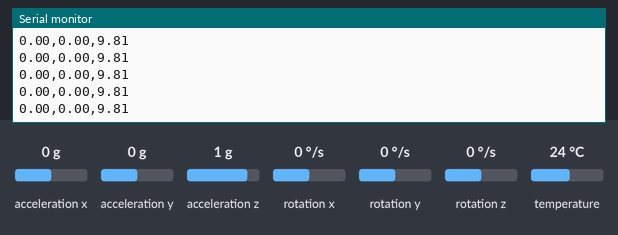
Recording of a sketch running on a simulated ESP32. Parts: the last lines printed to the serial monitor. The test bench sets the inputs (shaded band); at power-on: acceleration x 0 g, acceleration y 0 g, acceleration z 1 g, rotation x 0 °/s, rotation y 0 °/s, rotation z 0 °/s, temperature 24 °C. WiFi joins after 1.5 s; servers stay silent unless stated; no MQTT or app messages arrive unless stated.

Above: at 3.2 s.
3.3 s: acceleration x set to -1.4 g
At 4.1 s:
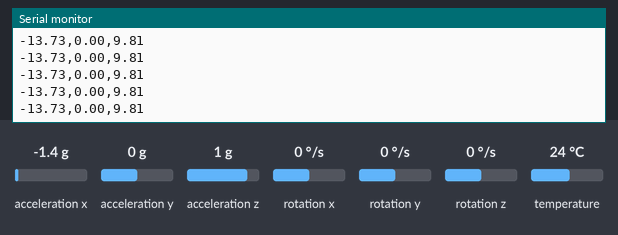
4.8 s: acceleration y set to -1.4 g
At 5.3 s:
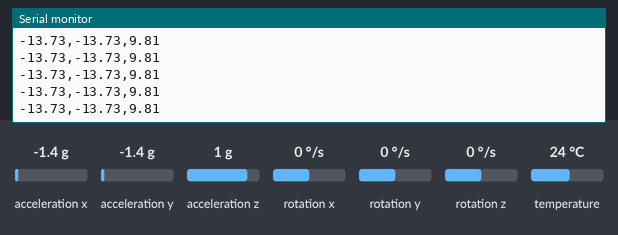
6.3 s: acceleration z set to -1.4 g
At 7.2 s:
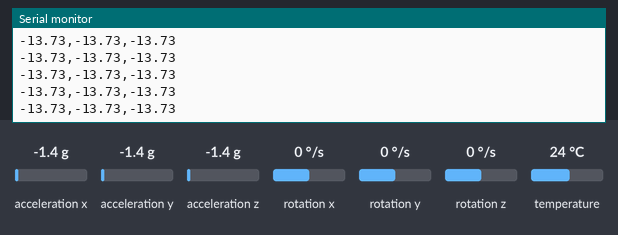

Measured:
- after the input at 3.3 s, the serial monitor: prints a new line at once (image 1)
- after the input at 4.8 s, the serial monitor: prints a new line at once (image 2)
- after the input at 6.3 s, the serial monitor: prints a new line at once (image 3)

The sketch:

MPU6050-MQTT.ino
```cpp
#include <Adafruit_MPU6050.h>
#include <Adafruit_Sensor.h>
#include <Wire.h>
#include <WiFi.h>
#include <WiFiClientSecure.h>
#include <PubSubClient.h>
#include <Arduino_JSON.h>
#include <SimpleTimer.h>

#define FREQUENCY_HZ 60
#define INTERVAL_MS (1000 / (FREQUENCY_HZ + 1))

sensors_event_t a, g, temp;

const char* ssid = "HoangNgoc";
const char* password = "22072002";
const char* mqtt_server = "192.168.137.1";
const int mqtt_port = 1883;
const char* mqtt_username = "";
const char* mqtt_password = "";
const char* mqtt_clientname = "ESP32Client";

Adafruit_MPU6050 mpu;
WiFiClient espClient;
PubSubClient client(espClient);
JSONVar data;
SimpleTimer timer;

void connectInternet() {
  WiFi.begin(ssid, password);
  Serial.print("Dang ket noi Wi-Fi.");
  int retries = 0;
  while (WiFi.status() != WL_CONNECTED && retries < 10) {
    delay(1000);
    Serial.print(".");
    retries++;
  }
  if (WiFi.status() != WL_CONNECTED) {
    Serial.println("Khong the ket noi Wi-Fi.");
  } else {
    Serial.println("Da ket noi Wi-Fi.");
    Serial.println("IP address: ");
    Serial.println(WiFi.localIP());
  }
}

void reconnect() {
  while (!client.connected()) {
    Serial.println("Attempting MQTT connection...");

    if (client.connect(mqtt_clientname, mqtt_username, mqtt_password)) {
      Serial.println("Connected.");
    } else {
      Serial.println("Try again.");
    }
  }
}

void getMPUData() {
  mpu.getEvent(&a, &g, &temp);
}

void displayData() {
  Serial.print(a.acceleration.x);
  Serial.print(",");
  Serial.print(a.acceleration.y);
  Serial.print(",");
  Serial.println(a.acceleration.z);
}

void sendData() {
  data["x"] = a.acceleration.x;
  data["y"] = a.acceleration.y;
  data["z"] = a.acceleration.z;

  String jsonString = JSON.stringify(data);
  client.publish("xyz", jsonString.c_str());
}

void setup() {
  Serial.begin(115200);

  if (!mpu.begin()) {
    Serial.println("Failed to find MPU6050 chip");
    while (1) {
      delay(10);
    }
  }
  Serial.println("MPU6050 Found!");

  mpu.setAccelerometerRange(MPU6050_RANGE_8_G);
  Serial.print("Accelerometer range set to: ");
  switch (mpu.getAccelerometerRange()) {
    case MPU6050_RANGE_2_G:
      Serial.println("+-2G");
      break;
    case MPU6050_RANGE_4_G:
      Serial.println("+-4G");
      break;
    case MPU6050_RANGE_8_G:
      Serial.println("+-8G");
      break;
    case MPU6050_RANGE_16_G:
      Serial.println("+-16G");
      break;
  }
  mpu.setGyroRange(MPU6050_RANGE_500_DEG);
  Serial.print("Gyro range set to: ");
  switch (mpu.getGyroRange()) {
    case MPU6050_RANGE_250_DEG:
      Serial.println("+- 250 deg/s");
      break;
    case MPU6050_RANGE_500_DEG:
      Serial.println("+- 500 deg/s");
      break;
    case MPU6050_RANGE_1000_DEG:
      Serial.println("+- 1000 deg/s");
      break;
    case MPU6050_RANGE_2000_DEG:
      Serial.println("+- 2000 deg/s");
      break;
  }

  mpu.setFilterBandwidth(MPU6050_BAND_21_HZ);
  Serial.print("Filter bandwidth set to: ");
  switch (mpu.getFilterBandwidth()) {
    case MPU6050_BAND_260_HZ:
      Serial.println("260 Hz");
      break;
    case MPU6050_BAND_184_HZ:
      Serial.println("184 Hz");
      break;
    case MPU6050_BAND_94_HZ:
      Serial.println("94 Hz");
      break;
    case MPU6050_BAND_44_HZ:
      Serial.println("44 Hz");
      break;
    case MPU6050_BAND_21_HZ:
      Serial.println("21 Hz");
      break;
    case MPU6050_BAND_10_HZ:
      Serial.println("10 Hz");
      break;
    case MPU6050_BAND_5_HZ:
      Serial.println("5 Hz");
      break;
  }

  connectInternet();
  client.setServer(mqtt_server, mqtt_port);

  timer.setInterval(20, getMPUData);
  timer.setInterval(20, displayData);
  timer.setInterval(20, sendData);
}

void loop() {
  if (!client.connected()) {
    reconnect();
  }
  timer.run();
}
```
